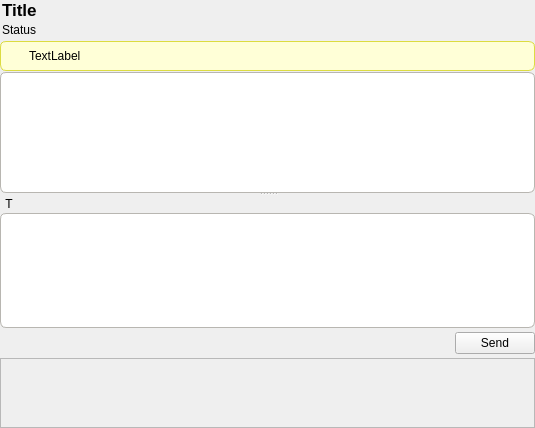
<?xml version="1.0" encoding="UTF-8"?>
<ui version="4.0">
 <class>ChatWidget</class>
 <widget class="QWidget" name="ChatWidget">
  <property name="geometry">
   <rect>
    <x>0</x>
    <y>0</y>
    <width>535</width>
    <height>428</height>
   </rect>
  </property>
  <layout class="QVBoxLayout" name="verticalLayout_3">
   <property name="spacing">
    <number>1</number>
   </property>
   <property name="margin">
    <number>0</number>
   </property>
   <item>
    <layout class="QVBoxLayout" name="titleLayout">
     <property name="spacing">
      <number>3</number>
     </property>
     <property name="leftMargin">
      <number>2</number>
     </property>
     <property name="topMargin">
      <number>0</number>
     </property>
     <property name="rightMargin">
      <number>3</number>
     </property>
     <property name="bottomMargin">
      <number>3</number>
     </property>
     <item>
      <widget class="QLabel" name="titleLabel">
       <property name="sizePolicy">
        <sizepolicy hsizetype="Preferred" vsizetype="Preferred">
         <horstretch>0</horstretch>
         <verstretch>0</verstretch>
        </sizepolicy>
       </property>
       <property name="font">
        <font>
         <family>Arial</family>
         <pointsize>13</pointsize>
         <weight>75</weight>
         <bold>true</bold>
         <kerning>true</kerning>
        </font>
       </property>
       <property name="text">
        <string notr="true">Title</string>
       </property>
      </widget>
     </item>
     <item>
      <widget class="QLabel" name="statusmessagelabel">
       <property name="font">
        <font>
         <family>Arial</family>
         <pointsize>9</pointsize>
        </font>
       </property>
       <property name="text">
        <string notr="true">Status</string>
       </property>
      </widget>
     </item>
    </layout>
   </item>
   <item>
    <widget class="QFrame" name="infoframe">
     <property name="styleSheet">
      <string notr="true">QFrame#infoframe{border: 1px solid #DCDC41;
border-radius: 6px;
background: #FFFFD7;
background-color: qlineargradient(x1:0, y1:0, x2:0, y2:1,
stop:0 #FFFFD7, stop:1 #FFFFB2);}</string>
     </property>
     <property name="frameShape">
      <enum>QFrame::StyledPanel</enum>
     </property>
     <property name="frameShadow">
      <enum>QFrame::Raised</enum>
     </property>
     <layout class="QHBoxLayout" name="horizontalLayout_2">
      <property name="margin">
       <number>6</number>
      </property>
      <item>
       <widget class="QLabel" name="label">
        <property name="maximumSize">
         <size>
          <width>16</width>
          <height>16</height>
         </size>
        </property>
        <property name="text">
         <string/>
        </property>
        <property name="pixmap">
         <pixmap resource="../images.qrc">:/images/info16.png</pixmap>
        </property>
        <property name="alignment">
         <set>Qt::AlignLeading|Qt::AlignLeft|Qt::AlignTop</set>
        </property>
       </widget>
      </item>
      <item>
       <widget class="QLabel" name="infolabel">
        <property name="text">
         <string notr="true">TextLabel</string>
        </property>
       </widget>
      </item>
      <item>
       <widget class="QToolButton" name="closeInfoFrameButton">
        <property name="maximumSize">
         <size>
          <width>16</width>
          <height>16</height>
         </size>
        </property>
        <property name="focusPolicy">
         <enum>Qt::NoFocus</enum>
        </property>
        <property name="toolTip">
         <string>Close</string>
        </property>
        <property name="styleSheet">
         <string notr="true">QToolButton
{
 border-image: url(:/images/closenormal.png) 
}
                                
QToolButton:hover 
{
border-image: url(:/images/closehover.png) 
}
                                
QToolButton:pressed  {
border-image: url(:/images/closepressed.png) 
}</string>
        </property>
        <property name="text">
         <string/>
        </property>
        <property name="autoRaise">
         <bool>true</bool>
        </property>
       </widget>
      </item>
     </layout>
    </widget>
   </item>
   <item>
    <widget class="QSplitter" name="chatsplitter">
     <property name="lineWidth">
      <number>1</number>
     </property>
     <property name="orientation">
      <enum>Qt::Vertical</enum>
     </property>
     <property name="handleWidth">
      <number>2</number>
     </property>
     <property name="childrenCollapsible">
      <bool>false</bool>
     </property>
     <widget class="QWidget" name="verticalLayoutWidget">
      <layout class="QVBoxLayout" name="verticalLayout_2">
       <item>
        <widget class="QTextBrowser" name="textBrowser">
         <property name="sizePolicy">
          <sizepolicy hsizetype="Expanding" vsizetype="MinimumExpanding">
           <horstretch>0</horstretch>
           <verstretch>0</verstretch>
          </sizepolicy>
         </property>
         <property name="minimumSize">
          <size>
           <width>0</width>
           <height>30</height>
          </size>
         </property>
         <property name="styleSheet">
          <string notr="true">QTextBrowser{border: 1px solid #B8B6B1;
border-radius: 6px;
background: white;}</string>
         </property>
         <property name="openExternalLinks">
          <bool>true</bool>
         </property>
         <property name="openLinks">
          <bool>true</bool>
         </property>
        </widget>
       </item>
      </layout>
     </widget>
     <widget class="QWidget" name="layoutWidget_2">
      <layout class="QGridLayout" name="gridLayout_3">
       <property name="spacing">
        <number>0</number>
       </property>
       <item row="0" column="1">
        <widget class="QLabel" name="statusLabel">
         <property name="text">
          <string/>
         </property>
         <property name="margin">
          <number>0</number>
         </property>
         <property name="indent">
          <number>3</number>
         </property>
        </widget>
       </item>
       <item row="2" column="0" colspan="2">
        <widget class="QTextEdit" name="chattextEdit">
         <property name="sizePolicy">
          <sizepolicy hsizetype="Expanding" vsizetype="Expanding">
           <horstretch>0</horstretch>
           <verstretch>0</verstretch>
          </sizepolicy>
         </property>
         <property name="minimumSize">
          <size>
           <width>0</width>
           <height>30</height>
          </size>
         </property>
         <property name="contextMenuPolicy">
          <enum>Qt::CustomContextMenu</enum>
         </property>
         <property name="styleSheet">
          <string notr="true">QTextEdit{border: 1px solid #B8B6B1;
border-radius: 6px;
background: white;}</string>
         </property>
        </widget>
       </item>
       <item row="0" column="0">
        <widget class="QLabel" name="typingpixmapLabel">
         <property name="minimumSize">
          <size>
           <width>18</width>
           <height>18</height>
          </size>
         </property>
         <property name="maximumSize">
          <size>
           <width>18</width>
           <height>18</height>
          </size>
         </property>
         <property name="text">
          <string notr="true">T</string>
         </property>
         <property name="alignment">
          <set>Qt::AlignCenter</set>
         </property>
        </widget>
       </item>
      </layout>
     </widget>
    </widget>
   </item>
   <item>
    <layout class="QHBoxLayout" name="chatButtonLayout">
     <item>
      <widget class="QToolButton" name="emoteiconButton">
       <property name="sizePolicy">
        <sizepolicy hsizetype="Fixed" vsizetype="Fixed">
         <horstretch>0</horstretch>
         <verstretch>0</verstretch>
        </sizepolicy>
       </property>
       <property name="minimumSize">
        <size>
         <width>28</width>
         <height>28</height>
        </size>
       </property>
       <property name="maximumSize">
        <size>
         <width>28</width>
         <height>28</height>
        </size>
       </property>
       <property name="focusPolicy">
        <enum>Qt::NoFocus</enum>
       </property>
       <property name="iconSize">
        <size>
         <width>24</width>
         <height>24</height>
        </size>
       </property>
       <property name="autoRaise">
        <bool>true</bool>
       </property>
      </widget>
     </item>
     <item>
      <widget class="QToolButton" name="textboldButton">
       <property name="minimumSize">
        <size>
         <width>28</width>
         <height>28</height>
        </size>
       </property>
       <property name="maximumSize">
        <size>
         <width>28</width>
         <height>28</height>
        </size>
       </property>
       <property name="focusPolicy">
        <enum>Qt::NoFocus</enum>
       </property>
       <property name="toolTip">
        <string>Bold</string>
       </property>
       <property name="checkable">
        <bool>false</bool>
       </property>
       <property name="autoRaise">
        <bool>true</bool>
       </property>
      </widget>
     </item>
     <item>
      <widget class="QToolButton" name="textunderlineButton">
       <property name="minimumSize">
        <size>
         <width>28</width>
         <height>28</height>
        </size>
       </property>
       <property name="maximumSize">
        <size>
         <width>28</width>
         <height>28</height>
        </size>
       </property>
       <property name="focusPolicy">
        <enum>Qt::NoFocus</enum>
       </property>
       <property name="toolTip">
        <string>Underline</string>
       </property>
       <property name="checkable">
        <bool>false</bool>
       </property>
       <property name="autoRaise">
        <bool>true</bool>
       </property>
      </widget>
     </item>
     <item>
      <widget class="QToolButton" name="textitalicButton">
       <property name="minimumSize">
        <size>
         <width>28</width>
         <height>28</height>
        </size>
       </property>
       <property name="maximumSize">
        <size>
         <width>28</width>
         <height>28</height>
        </size>
       </property>
       <property name="focusPolicy">
        <enum>Qt::NoFocus</enum>
       </property>
       <property name="toolTip">
        <string>Italic</string>
       </property>
       <property name="checkable">
        <bool>false</bool>
       </property>
       <property name="autoRaise">
        <bool>true</bool>
       </property>
      </widget>
     </item>
     <item>
      <widget class="QToolButton" name="fontButton">
       <property name="minimumSize">
        <size>
         <width>28</width>
         <height>28</height>
        </size>
       </property>
       <property name="maximumSize">
        <size>
         <width>28</width>
         <height>28</height>
        </size>
       </property>
       <property name="focusPolicy">
        <enum>Qt::NoFocus</enum>
       </property>
       <property name="toolTip">
        <string>Font</string>
       </property>
       <property name="checkable">
        <bool>false</bool>
       </property>
       <property name="autoRaise">
        <bool>true</bool>
       </property>
      </widget>
     </item>
     <item>
      <widget class="QToolButton" name="colorButton">
       <property name="minimumSize">
        <size>
         <width>28</width>
         <height>28</height>
        </size>
       </property>
       <property name="maximumSize">
        <size>
         <width>28</width>
         <height>28</height>
        </size>
       </property>
       <property name="focusPolicy">
        <enum>Qt::NoFocus</enum>
       </property>
       <property name="toolTip">
        <string>Text Color</string>
       </property>
       <property name="autoRaise">
        <bool>true</bool>
       </property>
      </widget>
     </item>
     <item>
      <widget class="QToolButton" name="attachPictureButton">
       <property name="minimumSize">
        <size>
         <width>28</width>
         <height>28</height>
        </size>
       </property>
       <property name="maximumSize">
        <size>
         <width>28</width>
         <height>28</height>
        </size>
       </property>
       <property name="focusPolicy">
        <enum>Qt::NoFocus</enum>
       </property>
       <property name="toolTip">
        <string>Attach a Picture</string>
       </property>
       <property name="text">
        <string/>
       </property>
       <property name="icon">
        <iconset resource="../images.qrc">
         <normaloff>:/images/add_image24.png</normaloff>:/images/add_image24.png</iconset>
       </property>
       <property name="iconSize">
        <size>
         <width>24</width>
         <height>24</height>
        </size>
       </property>
       <property name="autoRaise">
        <bool>true</bool>
       </property>
      </widget>
     </item>
     <item>
      <widget class="QToolButton" name="addFileButton">
       <property name="minimumSize">
        <size>
         <width>28</width>
         <height>28</height>
        </size>
       </property>
       <property name="focusPolicy">
        <enum>Qt::NoFocus</enum>
       </property>
       <property name="toolTip">
        <string>Add a File for your Friend</string>
       </property>
       <property name="text">
        <string/>
       </property>
       <property name="icon">
        <iconset resource="../images.qrc">
         <normaloff>:/images/add-share24.png</normaloff>:/images/add-share24.png</iconset>
       </property>
       <property name="iconSize">
        <size>
         <width>24</width>
         <height>24</height>
        </size>
       </property>
       <property name="autoRaise">
        <bool>true</bool>
       </property>
      </widget>
     </item>
     <item>
      <widget class="QPushButton" name="pushtoolsButton">
       <property name="minimumSize">
        <size>
         <width>28</width>
         <height>28</height>
        </size>
       </property>
       <property name="maximumSize">
        <size>
         <width>28</width>
         <height>28</height>
        </size>
       </property>
       <property name="focusPolicy">
        <enum>Qt::StrongFocus</enum>
       </property>
       <property name="styleSheet">
        <string notr="true">QPushButton::menu-indicator { 
subcontrol-origin: padding;
subcontrol-position: bottom right;
}

QPushButton::menu-indicator:pressed, QPushButton::menu-indicator:open {
position: relative;
top: 1px; left: 1px; /* shift the arrow by 2 px */
}

QPushButton:hover {
border: 1px solid #CCCCCC;
}</string>
       </property>
       <property name="text">
        <string/>
       </property>
       <property name="icon">
        <iconset resource="../images.qrc">
         <normaloff>:/images/configure.png</normaloff>:/images/configure.png</iconset>
       </property>
       <property name="iconSize">
        <size>
         <width>22</width>
         <height>22</height>
        </size>
       </property>
       <property name="flat">
        <bool>true</bool>
       </property>
      </widget>
     </item>
     <item>
      <widget class="QPushButton" name="audioListenToggleButton">
       <property name="minimumSize">
        <size>
         <width>28</width>
         <height>28</height>
        </size>
       </property>
       <property name="maximumSize">
        <size>
         <width>28</width>
         <height>28</height>
        </size>
       </property>
       <property name="styleSheet">
        <string notr="true">QPushButton::menu-indicator { 
subcontrol-origin: padding;
subcontrol-position: bottom right;
}

QPushButton::menu-indicator:pressed, QPushButton::menu-indicator:open {
position: relative;
top: 1px; left: 1px; /* shift the arrow by 2 px */
}

QPushButton:hover {
border: 1px solid #CCCCCC;
}</string>
       </property>
       <property name="text">
        <string/>
       </property>
       <property name="icon">
        <iconset resource="../images.qrc">
         <normaloff>:/images/connect/deafened_self.svg</normaloff>
         <normalon>:/images/connect/self_undeafened.svg</normalon>
         <disabledon>:/images/connect/self_undeafened.svg</disabledon>
         <activeon>:/images/connect/self_undeafened.svg</activeon>
         <selectedon>:/images/connect/self_undeafened.svg</selectedon>:/images/connect/deafened_self.svg</iconset>
       </property>
       <property name="iconSize">
        <size>
         <width>22</width>
         <height>22</height>
        </size>
       </property>
       <property name="checkable">
        <bool>true</bool>
       </property>
       <property name="flat">
        <bool>true</bool>
       </property>
      </widget>
     </item>
     <item>
      <widget class="QPushButton" name="audioMuteCaptureToggleButton">
       <property name="minimumSize">
        <size>
         <width>28</width>
         <height>28</height>
        </size>
       </property>
       <property name="maximumSize">
        <size>
         <width>28</width>
         <height>28</height>
        </size>
       </property>
       <property name="styleSheet">
        <string notr="true">QPushButton::menu-indicator { 
subcontrol-origin: padding;
subcontrol-position: bottom right;
}

QPushButton::menu-indicator:pressed, QPushButton::menu-indicator:open {
position: relative;
top: 1px; left: 1px; /* shift the arrow by 2 px */
}

QPushButton:hover {
border: 1px solid #CCCCCC;
}</string>
       </property>
       <property name="text">
        <string/>
       </property>
       <property name="icon">
        <iconset resource="../images.qrc">
         <normaloff>:/images/connect/muted_self.svg</normaloff>
         <normalon>:/images/connect/talking_off.svg</normalon>
         <disabledon>:/images/connect/talking_off.svg</disabledon>
         <activeoff>:/images/connect/muted_self.svg</activeoff>
         <activeon>:/images/connect/talking_off.svg</activeon>
         <selectedon>:/images/connect/talking_off.svg</selectedon>:/images/connect/muted_self.svg</iconset>
       </property>
       <property name="iconSize">
        <size>
         <width>22</width>
         <height>22</height>
        </size>
       </property>
       <property name="checkable">
        <bool>true</bool>
       </property>
       <property name="flat">
        <bool>true</bool>
       </property>
      </widget>
     </item>
     <item>
      <spacer>
       <property name="orientation">
        <enum>Qt::Horizontal</enum>
       </property>
       <property name="sizeHint" stdset="0">
        <size>
         <width>190</width>
         <height>25</height>
        </size>
       </property>
      </spacer>
     </item>
     <item>
      <widget class="QPushButton" name="sendButton">
       <property name="text">
        <string>Send</string>
       </property>
      </widget>
     </item>
    </layout>
   </item>
   <item>
    <widget class="HashBox" name="hashBox">
     <property name="widgetResizable">
      <bool>true</bool>
     </property>
    </widget>
   </item>
  </layout>
  <action name="actionBold">
   <property name="text">
    <string>Bold</string>
   </property>
  </action>
  <action name="actionItalic">
   <property name="text">
    <string>Italic</string>
   </property>
  </action>
  <action name="actionUnderline">
   <property name="text">
    <string>Underline</string>
   </property>
  </action>
  <action name="actionStrike">
   <property name="text">
    <string>Strike</string>
   </property>
  </action>
  <action name="actionClearChatHistory">
   <property name="icon">
    <iconset resource="../images.qrc">
     <normaloff>:/images/edit-clear-history.png</normaloff>:/images/edit-clear-history.png</iconset>
   </property>
   <property name="text">
    <string>Clear Chat History</string>
   </property>
  </action>
  <action name="action_Disable_Emoticons">
   <property name="checkable">
    <bool>true</bool>
   </property>
   <property name="text">
    <string>Disable Emoticons</string>
   </property>
  </action>
  <action name="actionSaveChatHistory">
   <property name="text">
    <string>Save Chat History</string>
   </property>
   <property name="toolTip">
    <string>Save Chat History</string>
   </property>
  </action>
  <action name="actionMessageHistory">
   <property name="text">
    <string>Browse Message History</string>
   </property>
   <property name="toolTip">
    <string>Browse History</string>
   </property>
  </action>
  <action name="actionDeleteChatHistory">
   <property name="icon">
    <iconset resource="../images.qrc">
     <normaloff>:/images/edit-clear-history.png</normaloff>:/images/edit-clear-history.png</iconset>
   </property>
   <property name="text">
    <string>Delete Chat History</string>
   </property>
   <property name="toolTip">
    <string>Deletes all stored and displayed chat history</string>
   </property>
  </action>
 </widget>
 <customwidgets>
  <customwidget>
   <class>HashBox</class>
   <extends>QScrollArea</extends>
   <header location="global">gui/common/HashBox.h</header>
   <container>1</container>
  </customwidget>
 </customwidgets>
 <resources>
  <include location="../images.qrc"/>
 </resources>
 <connections/>
</ui>
